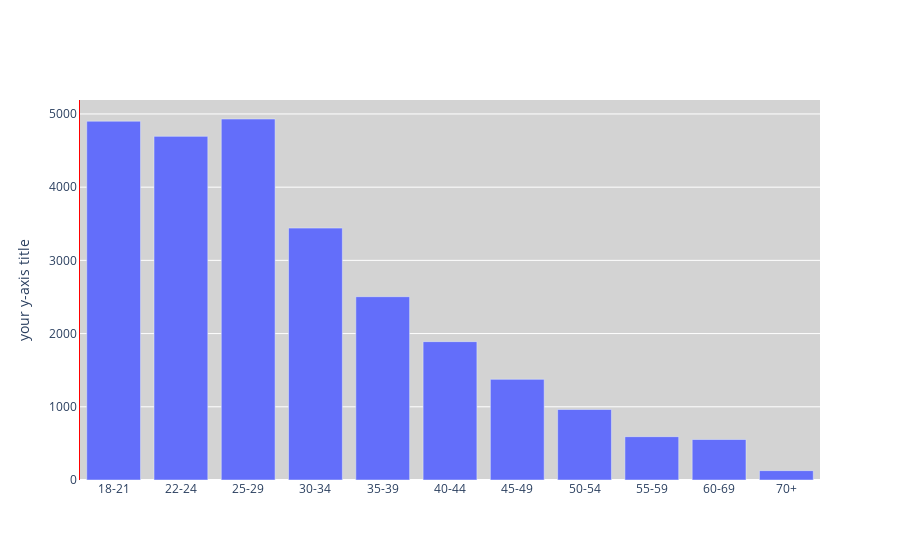

Notebook cell for this chart:
### Markdown cell above
## Q1 막대 그래프
- 위 결과값을 q1_df 저장

### Code cell
q1_df = df['Q1'].value_counts()

CATEGORY_ORDER = ["18-21", "22-24", "25-29", "30-34", "35-39", "40-44", "45-49", "50-54", "55-59", "60-69", "70+"]

fig = go.Figure()
fig.add_trace(
    #시각화 종류
    go.Bar(x = q1_df.index, y = q1_df.values)
) #시각화 차트 생성

#시각화 스타일을 변경
fig.update_layout(
    xaxis = dict(categoryorder = 'array', categoryarray = CATEGORY_ORDER),
    yaxis = dict(title = 'your y-axis title', linecolor = 'red'),
    plot_bgcolor='lightgrey'
)

fig.show()

### Figure 1 — Plotly figure (JSON) as saved in the notebook; plotly's stock layout.template omitted (floating-point values rounded to 4 significant figures)
{"data": [{"type": "bar", "x": ["25-29", "18-21", "22-24", "30-34", "35-39", "40-44", "45-49", "50-54", "55-59", "60-69", "70+"], "y": [4931, 4901, 4694, 3441, 2504, 1890, 1375, 963, 592, 553, 128]}], "layout": {"autosize": true, "plot_bgcolor": "lightgrey", "xaxis": {"autorange": true, "categoryarray": ["18-21", "22-24", "25-29", "30-34", "35-39", "40-44", "45-49", "50-54", "55-59", "60-69", "70+"], "categoryorder": "array", "range": [-0.5, 10.5], "type": "category"}, "yaxis": {"autorange": true, "linecolor": "red", "range": [0, 5191.0], "title": {"text": "your y-axis title"}, "type": "linear"}}}
